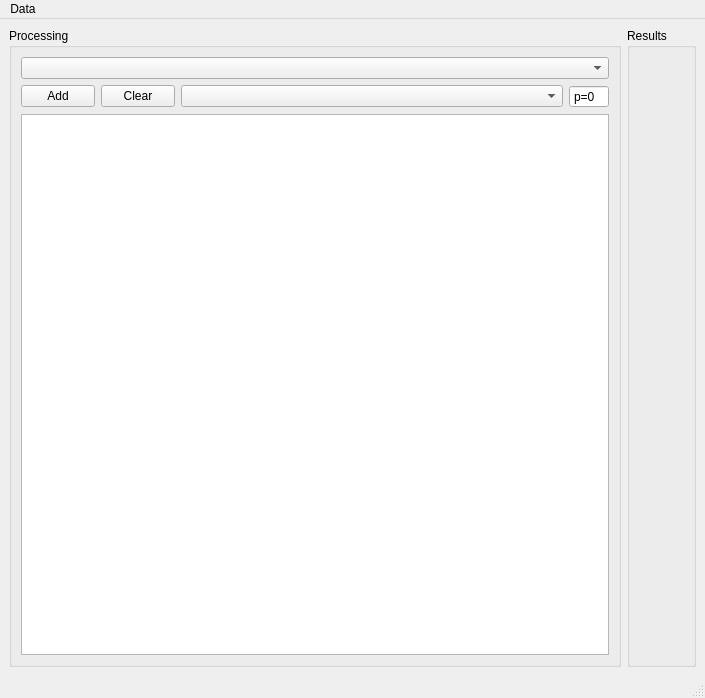
<?xml version="1.0" encoding="UTF-8"?>
<ui version="4.0">
 <class>D_MAKRO_SegmentationAssistant</class>
 <widget class="QMainWindow" name="D_MAKRO_SegmentationAssistant">
  <property name="geometry">
   <rect>
    <x>0</x>
    <y>0</y>
    <width>705</width>
    <height>698</height>
   </rect>
  </property>
  <property name="windowTitle">
   <string>MainWindow</string>
  </property>
  <widget class="QWidget" name="centralwidget">
   <layout class="QGridLayout" name="gridLayout">
    <item row="0" column="0">
     <widget class="QGroupBox" name="groupBox">
      <property name="title">
       <string>Processing</string>
      </property>
      <layout class="QGridLayout" name="gridLayout_2">
       <item row="0" column="0">
        <widget class="QComboBox" name="comboBox_Step"/>
       </item>
       <item row="1" column="0">
        <widget class="QStackedWidget" name="stackedWidget_Step">
         <property name="sizePolicy">
          <sizepolicy hsizetype="Preferred" vsizetype="Maximum">
           <horstretch>0</horstretch>
           <verstretch>0</verstretch>
          </sizepolicy>
         </property>
         <property name="currentIndex">
          <number>0</number>
         </property>
         <widget class="QWidget" name="page_In">
          <layout class="QGridLayout" name="gridLayout_8">
           <property name="leftMargin">
            <number>0</number>
           </property>
           <property name="topMargin">
            <number>0</number>
           </property>
           <property name="rightMargin">
            <number>0</number>
           </property>
           <property name="bottomMargin">
            <number>0</number>
           </property>
           <item row="0" column="1">
            <widget class="QPushButton" name="pushButton_In_Clear">
             <property name="minimumSize">
              <size>
               <width>74</width>
               <height>0</height>
              </size>
             </property>
             <property name="maximumSize">
              <size>
               <width>74</width>
               <height>16777215</height>
              </size>
             </property>
             <property name="text">
              <string>Clear</string>
             </property>
            </widget>
           </item>
           <item row="0" column="3">
            <widget class="QComboBox" name="comboBox_In_Images"/>
           </item>
           <item row="0" column="0">
            <widget class="QPushButton" name="pushButton_In_Add">
             <property name="minimumSize">
              <size>
               <width>74</width>
               <height>0</height>
              </size>
             </property>
             <property name="maximumSize">
              <size>
               <width>74</width>
               <height>16777215</height>
              </size>
             </property>
             <property name="text">
              <string>Add</string>
             </property>
            </widget>
           </item>
           <item row="0" column="4">
            <widget class="QSpinBox" name="spinBox_In_PageDisplay">
             <property name="sizePolicy">
              <sizepolicy hsizetype="Fixed" vsizetype="Fixed">
               <horstretch>0</horstretch>
               <verstretch>0</verstretch>
              </sizepolicy>
             </property>
             <property name="minimumSize">
              <size>
               <width>40</width>
               <height>0</height>
              </size>
             </property>
             <property name="maximumSize">
              <size>
               <width>40</width>
               <height>16777215</height>
              </size>
             </property>
             <property name="toolTip">
              <string>&lt;html&gt;&lt;head/&gt;&lt;body&gt;&lt;p&gt;Displayed Page&lt;/p&gt;&lt;/body&gt;&lt;/html&gt;</string>
             </property>
             <property name="buttonSymbols">
              <enum>QAbstractSpinBox::NoButtons</enum>
             </property>
             <property name="prefix">
              <string>p=</string>
             </property>
            </widget>
           </item>
          </layout>
         </widget>
         <widget class="QWidget" name="page_Select_Page">
          <layout class="QGridLayout" name="gridLayout_9">
           <property name="leftMargin">
            <number>0</number>
           </property>
           <property name="topMargin">
            <number>0</number>
           </property>
           <property name="rightMargin">
            <number>0</number>
           </property>
           <property name="bottomMargin">
            <number>0</number>
           </property>
           <item row="0" column="0">
            <widget class="QLabel" name="label">
             <property name="minimumSize">
              <size>
               <width>150</width>
               <height>0</height>
              </size>
             </property>
             <property name="maximumSize">
              <size>
               <width>150</width>
               <height>16777215</height>
              </size>
             </property>
             <property name="text">
              <string>Page:</string>
             </property>
            </widget>
           </item>
           <item row="0" column="1">
            <widget class="QSpinBox" name="spinBox_Select_Page"/>
           </item>
          </layout>
         </widget>
         <widget class="QWidget" name="page_Select_Channel">
          <layout class="QGridLayout" name="gridLayout_10">
           <property name="leftMargin">
            <number>0</number>
           </property>
           <property name="topMargin">
            <number>0</number>
           </property>
           <property name="rightMargin">
            <number>0</number>
           </property>
           <property name="bottomMargin">
            <number>0</number>
           </property>
           <item row="0" column="0">
            <widget class="QLabel" name="label_5">
             <property name="minimumSize">
              <size>
               <width>150</width>
               <height>0</height>
              </size>
             </property>
             <property name="maximumSize">
              <size>
               <width>150</width>
               <height>16777215</height>
              </size>
             </property>
             <property name="text">
              <string>Color to Mono:</string>
             </property>
            </widget>
           </item>
           <item row="0" column="1">
            <widget class="QComboBox" name="comboBox_Select_Mono"/>
           </item>
          </layout>
         </widget>
         <widget class="QWidget" name="page_PreProc_Blur">
          <layout class="QGridLayout" name="gridLayout_11">
           <property name="leftMargin">
            <number>0</number>
           </property>
           <property name="topMargin">
            <number>0</number>
           </property>
           <property name="rightMargin">
            <number>0</number>
           </property>
           <property name="bottomMargin">
            <number>0</number>
           </property>
           <item row="0" column="0">
            <widget class="QLabel" name="label_2">
             <property name="minimumSize">
              <size>
               <width>150</width>
               <height>0</height>
              </size>
             </property>
             <property name="maximumSize">
              <size>
               <width>150</width>
               <height>16777215</height>
              </size>
             </property>
             <property name="text">
              <string>Blur (Size/Sigma):</string>
             </property>
            </widget>
           </item>
           <item row="0" column="1">
            <widget class="QSpinBox" name="spinBox_Blur_Size">
             <property name="minimum">
              <number>1</number>
             </property>
             <property name="maximum">
              <number>999</number>
             </property>
             <property name="singleStep">
              <number>2</number>
             </property>
             <property name="value">
              <number>3</number>
             </property>
            </widget>
           </item>
           <item row="0" column="2">
            <widget class="QDoubleSpinBox" name="doubleSpinBox_Blur_Sigma">
             <property name="singleStep">
              <double>5.000000000000000</double>
             </property>
             <property name="value">
              <double>1.000000000000000</double>
             </property>
            </widget>
           </item>
          </layout>
         </widget>
         <widget class="QWidget" name="page_PreProc_Binary">
          <layout class="QGridLayout" name="gridLayout_12">
           <property name="leftMargin">
            <number>0</number>
           </property>
           <property name="topMargin">
            <number>0</number>
           </property>
           <property name="rightMargin">
            <number>0</number>
           </property>
           <property name="bottomMargin">
            <number>0</number>
           </property>
           <item row="0" column="0">
            <widget class="QLabel" name="label_4">
             <property name="minimumSize">
              <size>
               <width>150</width>
               <height>0</height>
              </size>
             </property>
             <property name="maximumSize">
              <size>
               <width>150</width>
               <height>16777215</height>
              </size>
             </property>
             <property name="text">
              <string>Binarization (Thresh):</string>
             </property>
            </widget>
           </item>
           <item row="0" column="1">
            <widget class="QDoubleSpinBox" name="doubleSpinBox_Binary_Thres">
             <property name="minimum">
              <double>-999999999.000000000000000</double>
             </property>
             <property name="maximum">
              <double>999999999.000000000000000</double>
             </property>
             <property name="value">
              <double>127.000000000000000</double>
             </property>
            </widget>
           </item>
          </layout>
         </widget>
         <widget class="QWidget" name="page_PreProc_Segments">
          <layout class="QGridLayout" name="gridLayout_13">
           <property name="leftMargin">
            <number>0</number>
           </property>
           <property name="topMargin">
            <number>0</number>
           </property>
           <property name="rightMargin">
            <number>0</number>
           </property>
           <property name="bottomMargin">
            <number>0</number>
           </property>
           <item row="0" column="1">
            <widget class="QSpinBox" name="spinBox_Seg_Size">
             <property name="minimum">
              <number>1</number>
             </property>
             <property name="maximum">
              <number>999</number>
             </property>
             <property name="singleStep">
              <number>2</number>
             </property>
             <property name="value">
              <number>3</number>
             </property>
            </widget>
           </item>
           <item row="0" column="0">
            <widget class="QLabel" name="label_3">
             <property name="minimumSize">
              <size>
               <width>150</width>
               <height>0</height>
              </size>
             </property>
             <property name="maximumSize">
              <size>
               <width>150</width>
               <height>16777215</height>
              </size>
             </property>
             <property name="text">
              <string>Segmentation (Size/Sigma):</string>
             </property>
            </widget>
           </item>
           <item row="0" column="2">
            <widget class="QDoubleSpinBox" name="doubleSpinBox_Seg_Sigma">
             <property name="singleStep">
              <double>5.000000000000000</double>
             </property>
             <property name="value">
              <double>1.000000000000000</double>
             </property>
            </widget>
           </item>
           <item row="0" column="4">
            <widget class="QCheckBox" name="checkBox_Seg_ExclBorder">
             <property name="text">
              <string>Exclude border</string>
             </property>
             <property name="checked">
              <bool>true</bool>
             </property>
            </widget>
           </item>
           <item row="0" column="3">
            <widget class="QCheckBox" name="checkBox_Seg_InclNonSeed">
             <property name="text">
              <string>Include non seeded</string>
             </property>
             <property name="checked">
              <bool>true</bool>
             </property>
            </widget>
           </item>
          </layout>
         </widget>
         <widget class="QWidget" name="page_Train_Re">
          <layout class="QGridLayout" name="gridLayout_6">
           <property name="leftMargin">
            <number>0</number>
           </property>
           <property name="topMargin">
            <number>0</number>
           </property>
           <property name="rightMargin">
            <number>0</number>
           </property>
           <property name="bottomMargin">
            <number>0</number>
           </property>
           <item row="0" column="0">
            <widget class="QLabel" name="label_9">
             <property name="minimumSize">
              <size>
               <width>150</width>
               <height>0</height>
              </size>
             </property>
             <property name="maximumSize">
              <size>
               <width>150</width>
               <height>16777215</height>
              </size>
             </property>
             <property name="text">
              <string>Click Left Double:</string>
             </property>
            </widget>
           </item>
           <item row="0" column="1">
            <widget class="QLabel" name="label_10">
             <property name="text">
              <string>Recover object</string>
             </property>
            </widget>
           </item>
          </layout>
         </widget>
         <widget class="QWidget" name="page_Train_Merge">
          <layout class="QGridLayout" name="gridLayout_7">
           <property name="leftMargin">
            <number>0</number>
           </property>
           <property name="topMargin">
            <number>0</number>
           </property>
           <property name="rightMargin">
            <number>0</number>
           </property>
           <property name="bottomMargin">
            <number>0</number>
           </property>
           <item row="0" column="0">
            <widget class="QLabel" name="label_11">
             <property name="minimumSize">
              <size>
               <width>150</width>
               <height>0</height>
              </size>
             </property>
             <property name="maximumSize">
              <size>
               <width>150</width>
               <height>16777215</height>
              </size>
             </property>
             <property name="text">
              <string>Click Left:</string>
             </property>
            </widget>
           </item>
           <item row="0" column="1">
            <widget class="QLabel" name="label_12">
             <property name="text">
              <string>Merge objects</string>
             </property>
            </widget>
           </item>
          </layout>
         </widget>
         <widget class="QWidget" name="page_Train_Sep">
          <layout class="QGridLayout" name="gridLayout_14">
           <property name="leftMargin">
            <number>0</number>
           </property>
           <property name="topMargin">
            <number>0</number>
           </property>
           <property name="rightMargin">
            <number>0</number>
           </property>
           <property name="bottomMargin">
            <number>0</number>
           </property>
           <item row="0" column="0">
            <widget class="QLabel" name="label_13">
             <property name="minimumSize">
              <size>
               <width>150</width>
               <height>0</height>
              </size>
             </property>
             <property name="maximumSize">
              <size>
               <width>150</width>
               <height>16777215</height>
              </size>
             </property>
             <property name="text">
              <string>Click Right:</string>
             </property>
            </widget>
           </item>
           <item row="0" column="1">
            <widget class="QLabel" name="label_14">
             <property name="text">
              <string>Separate objects</string>
             </property>
            </widget>
           </item>
          </layout>
         </widget>
         <widget class="QWidget" name="page_Train_Kick">
          <layout class="QGridLayout" name="gridLayout_15">
           <property name="leftMargin">
            <number>0</number>
           </property>
           <property name="topMargin">
            <number>0</number>
           </property>
           <property name="rightMargin">
            <number>0</number>
           </property>
           <property name="bottomMargin">
            <number>0</number>
           </property>
           <item row="0" column="0">
            <widget class="QLabel" name="label_15">
             <property name="minimumSize">
              <size>
               <width>150</width>
               <height>0</height>
              </size>
             </property>
             <property name="maximumSize">
              <size>
               <width>150</width>
               <height>16777215</height>
              </size>
             </property>
             <property name="text">
              <string>Click Right Double:</string>
             </property>
            </widget>
           </item>
           <item row="0" column="1">
            <widget class="QLabel" name="label_16">
             <property name="text">
              <string>Kick object</string>
             </property>
            </widget>
           </item>
          </layout>
         </widget>
         <widget class="QWidget" name="page_Out">
          <layout class="QGridLayout" name="gridLayout_16">
           <property name="leftMargin">
            <number>0</number>
           </property>
           <property name="topMargin">
            <number>0</number>
           </property>
           <property name="rightMargin">
            <number>0</number>
           </property>
           <property name="bottomMargin">
            <number>0</number>
           </property>
           <item row="0" column="0">
            <widget class="QLabel" name="label_17">
             <property name="minimumSize">
              <size>
               <width>150</width>
               <height>0</height>
              </size>
             </property>
             <property name="maximumSize">
              <size>
               <width>150</width>
               <height>16777215</height>
              </size>
             </property>
             <property name="text">
              <string>Output Segmentation</string>
             </property>
            </widget>
           </item>
           <item row="0" column="1">
            <widget class="QPushButton" name="pushButton_NextImage">
             <property name="text">
              <string>Next Image (Space)</string>
             </property>
             <property name="shortcut">
              <string>Space</string>
             </property>
            </widget>
           </item>
          </layout>
         </widget>
         <widget class="QWidget" name="page_Inf_Merge">
          <layout class="QGridLayout" name="gridLayout_3">
           <property name="leftMargin">
            <number>0</number>
           </property>
           <property name="topMargin">
            <number>0</number>
           </property>
           <property name="rightMargin">
            <number>0</number>
           </property>
           <property name="bottomMargin">
            <number>0</number>
           </property>
           <item row="0" column="0">
            <widget class="QLabel" name="label_6">
             <property name="text">
              <string>Machine-learned automatic merging</string>
             </property>
            </widget>
           </item>
          </layout>
         </widget>
         <widget class="QWidget" name="page_Inf_Sep">
          <layout class="QGridLayout" name="gridLayout_4">
           <property name="leftMargin">
            <number>0</number>
           </property>
           <property name="topMargin">
            <number>0</number>
           </property>
           <property name="rightMargin">
            <number>0</number>
           </property>
           <property name="bottomMargin">
            <number>0</number>
           </property>
           <item row="0" column="0">
            <widget class="QLabel" name="label_7">
             <property name="text">
              <string>Machine-learned automatic separation</string>
             </property>
            </widget>
           </item>
          </layout>
         </widget>
         <widget class="QWidget" name="page_Inf_Kick">
          <layout class="QGridLayout" name="gridLayout_5">
           <property name="leftMargin">
            <number>0</number>
           </property>
           <property name="topMargin">
            <number>0</number>
           </property>
           <property name="rightMargin">
            <number>0</number>
           </property>
           <property name="bottomMargin">
            <number>0</number>
           </property>
           <item row="0" column="0">
            <widget class="QLabel" name="label_8">
             <property name="text">
              <string>Machine-learned automatic kicking</string>
             </property>
            </widget>
           </item>
          </layout>
         </widget>
        </widget>
       </item>
       <item row="2" column="0">
        <widget class="QGraphicsView" name="graphicsView_Proc"/>
       </item>
      </layout>
     </widget>
    </item>
    <item row="0" column="1">
     <widget class="QGroupBox" name="groupBox_2">
      <property name="title">
       <string>Results</string>
      </property>
     </widget>
    </item>
   </layout>
  </widget>
  <widget class="QMenuBar" name="menubar">
   <property name="geometry">
    <rect>
     <x>0</x>
     <y>0</y>
     <width>705</width>
     <height>21</height>
    </rect>
   </property>
   <widget class="QMenu" name="menuData">
    <property name="title">
     <string>Data</string>
    </property>
    <addaction name="action_Data_Add"/>
    <addaction name="action_Data_Clear"/>
    <addaction name="action_Data_Next"/>
    <addaction name="action_Data_Previous"/>
   </widget>
   <addaction name="menuData"/>
  </widget>
  <widget class="QStatusBar" name="statusbar"/>
  <action name="action_Data_Add">
   <property name="text">
    <string>Add</string>
   </property>
   <property name="shortcut">
    <string>Ctrl+O</string>
   </property>
  </action>
  <action name="action_Data_Clear">
   <property name="text">
    <string>Clear</string>
   </property>
  </action>
  <action name="action_Data_Next">
   <property name="text">
    <string>Next</string>
   </property>
   <property name="shortcut">
    <string>Space</string>
   </property>
  </action>
  <action name="action_Data_Previous">
   <property name="text">
    <string>Previous</string>
   </property>
   <property name="shortcut">
    <string>Ctrl+Space</string>
   </property>
  </action>
 </widget>
 <resources/>
 <connections>
  <connection>
   <sender>comboBox_Step</sender>
   <signal>currentIndexChanged(int)</signal>
   <receiver>stackedWidget_Step</receiver>
   <slot>setCurrentIndex(int)</slot>
   <hints>
    <hint type="sourcelabel">
     <x>322</x>
     <y>62</y>
    </hint>
    <hint type="destinationlabel">
     <x>322</x>
     <y>99</y>
    </hint>
   </hints>
  </connection>
 </connections>
</ui>
